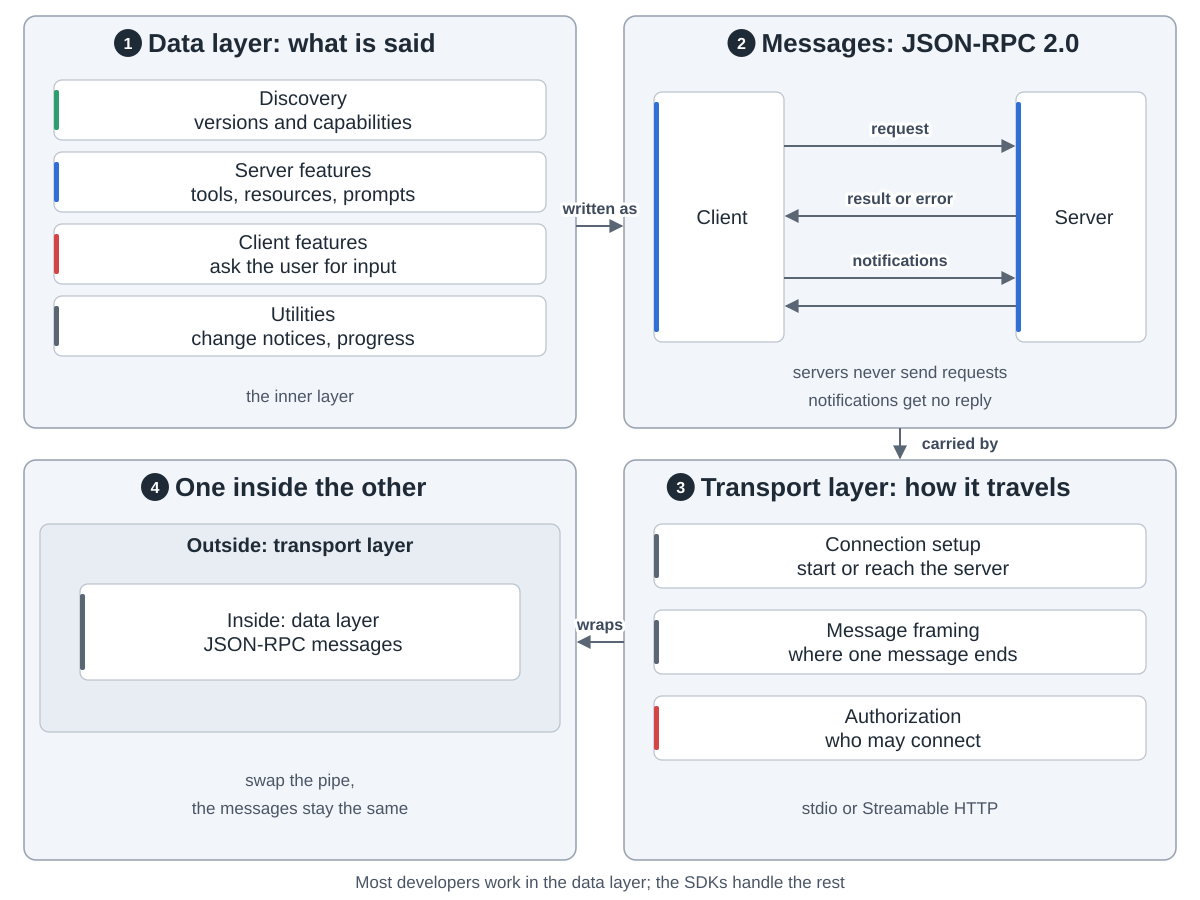

Recreate this plot in Python.
"""MCP's two layers: the data layer inside, the transport layer outside.  Drawn from
https://modelcontextprotocol.io/docs/learn/architecture (Layers, Data layer, Transport layer) and
https://modelcontextprotocol.io/specification/2026-07-28/basic/index (Messages) and
.../basic/transports/index (Messages: no other direction exists).
Protocol version 2026-07-28, read 2026-10-05.  Run: python3 layers.py

Snake order: 1 data layer, what is said (top left) -> 2 the JSON-RPC messages (top right) ->
3 transport layer, how it travels (bottom right) -> 4 one inside the other (bottom left)."""
import sys
from pathlib import Path

sys.path.insert(0, str(Path(__file__).resolve().parents[2] / "tools"))
from archdiagram import Diagram  # noqa: E402

L, R, W = 24, 624, 552
T1, H1 = 16, 412
T2, H2 = 460, 400


def col(x, top, cards, h=64, gap=22, y0=64):
    """One column of wide cards, top to bottom."""
    for i, (lbl, kind) in enumerate(cards):
        d.card(x + 30, top + y0 + i * (h + gap), lbl, kind, w=492, h=h)


d = Diagram("MCP layers",
            "1 The data layer defines what is said: discovery of versions and capabilities, server features "
            "(tools, resources, prompts), client features (asking the user for input) and utilities (change "
            "notices, progress). "
            "2 It is written as JSON-RPC 2.0 messages. The client sends requests and notifications; the server "
            "sends a result or error for each request, and notifications. Servers never send requests. "
            "3 The transport layer defines how messages travel: connection setup, message framing and "
            "authorization, over stdio or Streamable HTTP. "
            "4 The data layer is the inner layer and the transport layer the outer one: swap the pipe and the "
            "messages stay the same.")

d.group(L, T1, W, H1, "Data layer: what is said", 1)
col(L, T1, [("Discovery|versions and capabilities", "plan"), ("Server features|tools, resources, prompts", "coding"),
            ("Client features|ask the user for input", "review"), ("Utilities|change notices, progress", "data")],
    h=60, gap=12)
d.note(L + W / 2, T1 + 386, "the inner layer")

d.group(R, T1, W, H1, "Messages: JSON-RPC 2.0", 2)
d.card(R + 30, T1 + 76, "Client", "coding", w=130, h=250)
d.card(R + 392, T1 + 76, "Server", "coding", w=130, h=250)
d.arrow(f"M{R + 160} {T1 + 130}H{R + 390}", label="request", at=(R + 276, T1 + 118))
d.arrow(f"M{R + 392} {T1 + 200}H{R + 162}", label="result or error", at=(R + 276, T1 + 188))
d.arrow(f"M{R + 160} {T1 + 262}H{R + 390}", label="notifications", at=(R + 276, T1 + 250))
d.arrow(f"M{R + 392} {T1 + 290}H{R + 162}")
d.note(R + W / 2, T1 + 362, "servers never send requests")
d.note(R + W / 2, T1 + 390, "notifications get no reply")

d.group(R, T2, W, H2, "Transport layer: how it travels", 3)
col(R, T2, [("Connection setup|start or reach the server", "data"), ("Message framing|where one message ends", "data"),
            ("Authorization|who may connect", "review")])
d.note(R + W / 2, T2 + 354, "stdio or Streamable HTTP")

d.group(L, T2, W, H2, "One inside the other", 4)
d.sub(L + 16, T2 + 64, W - 32, 208, "Outside: transport layer")
d.card(L + 56, T2 + 124, "Inside: data layer|JSON-RPC messages", "data", w=440, h=96)
d.note(L + W / 2, T2 + 326, "swap the pipe,")
d.note(L + W / 2, T2 + 354, "the messages stay the same")

d.arrow(f"M{L + W} {T1 + 210}H{R - 2}", label="written as", at=(600, T1 + 198))
d.arrow(f"M{R + W / 2} {T1 + H1}V{T2 - 2}", label="carried by", at=(R + W / 2 + 60, T1 + H1 + 21))
d.arrow(f"M{R} {T2 + 182}H{L + W + 2}", label="wraps", at=(600, T2 + 170))

d.note(600, 888, "Most developers work in the data layer; the SDKs handle the rest")

d.save(Path(__file__).with_name("layers.svg"))
